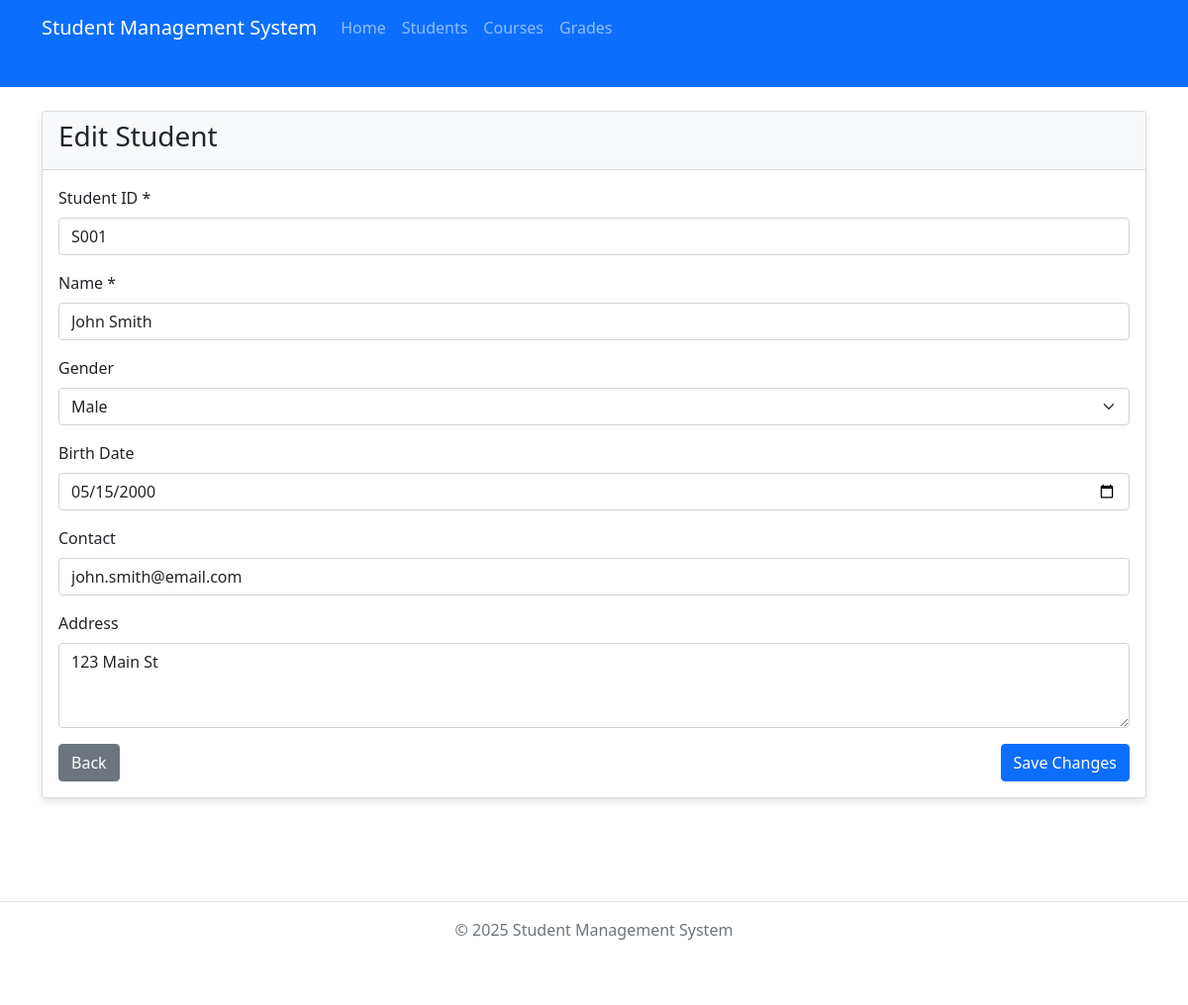
The page /students/1/edit on the database its author committed.
### app.py (models this page shows)
class Student(db.Model):
    id = db.Column(db.Integer, primary_key=True)
    student_id = db.Column(db.String(20), unique=True, nullable=False)
    name = db.Column(db.String(100), nullable=False)
    gender = db.Column(db.String(10))
    birth_date = db.Column(db.Date)
    contact = db.Column(db.String(100))
    address = db.Column(db.Text)
    enrollments = db.relationship('Enrollment', backref='student', lazy='dynamic', cascade="all, delete-orphan")

### routes.py (the view, shortened to what this page needs)
@app.route('/students/<int:id>/edit', methods=['GET', 'POST'])
def edit_student(id):
    student = Student.query.get_or_404(id)
    return render_template('students/edit.html', student=student)

### templates/students/edit.html (shortened to what this page needs)
{% extends 'layout.html' %}
{% block content %}
<div class="card">
    <div class="card-header">
        <h3>Edit Student</h3>
    </div>
    <div class="card-body">
        <form method="post">
            <div class="mb-3">
                <label for="student_id" class="form-label">Student ID *</label>
                <input type="text" class="form-control" id="student_id" name="student_id" value="{{ student.student_id }}" required>
            </div>
            <div class="mb-3">
                <label for="name" class="form-label">Name *</label>
                <input type="text" class="form-control" id="name" name="name" value="{{ student.name }}" required>
            </div>
            <div class="mb-3">
                <label for="gender" class="form-label">Gender</label>
                <select class="form-select" id="gender" name="gender">
                    <option value="Male" {% if student.gender == 'Male' %}selected{% endif %}>Male</option>
                </select>
            </div>
            <div class="mb-3">
                <label for="birth_date" class="form-label">Birth Date</label>
                <input type="date" class="form-control" id="birth_date" name="birth_date" value="{{ student.birth_date.strftime('%Y-%m-%d') if student.birth_date else '' }}">
            </div>
            <div class="mb-3">
                <label for="contact" class="form-label">Contact</label>
                <input type="text" class="form-control" id="contact" name="contact" value="{{ student.contact or '' }}">
            </div>
            <div class="mb-3">
                <label for="address" class="form-label">Address</label>
                <textarea class="form-control" id="address" name="address" rows="3">{{ student.address or '' }}</textarea>
            </div>
            <div class="d-flex justify-content-between">
                <a href="{{ url_for('list_students') }}" class="btn btn-secondary">Back</a>
                <button type="submit" class="btn btn-primary">Save Changes</button>
            </div>
        </form>
    </div>
</div>
{% endblock %}

### static/css/main.css (style rules this page uses)
.card { box-shadow: 0 4px 8px rgba(0, 0, 0, 0.1); margin-bottom: 1.5rem; }
.card-header { background-color: #f8f9fa; }

### rows shown on the page
Student: student_id "S001", name "John Smith", gender "Male", birth_date "05/15/2000", contact "john.smith@email.com", address "123 Main St"
